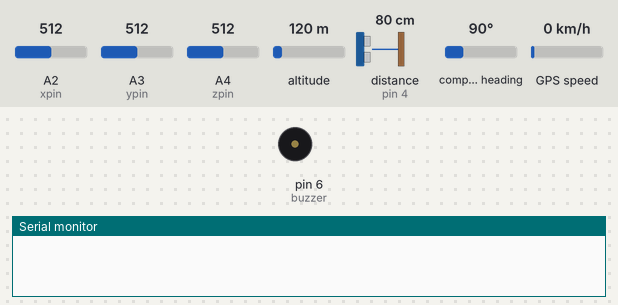
A sketch run on a simulated Arduino Uno, built with avr-gcc and run on an emulated ATmega328P. On the bench: buzzer (waves = sounding, pin HIGH), the last lines printed to the serial monitor. Wiring (inferred from the names in the program): ultrasonic range finder: trigger pin 2; echo pin 4. The test bench sets the inputs (shaded band); at power-on: distance to the obstacle (sensor on pin 4) 80 cm, A2 (xpin) = 512, A3 (ypin) = 512, A4 (zpin) = 512, altitude 120 m, compass heading 90°, GPS speed 0 km/h. The echo pulse lasts 58.3 µs per cm; the GPS gets a fix after 3 s at 37.7749, -122.4194 with 8 satellites; pins used as bus, display or sensor lines are not drawn.

Above: at 1.5 s.
1.6 s: distance to the obstacle (sensor on pin 4) set to 33 cm
4.9 s: distance to the obstacle (sensor on pin 4) set to 26 cm
At 6.1 s:
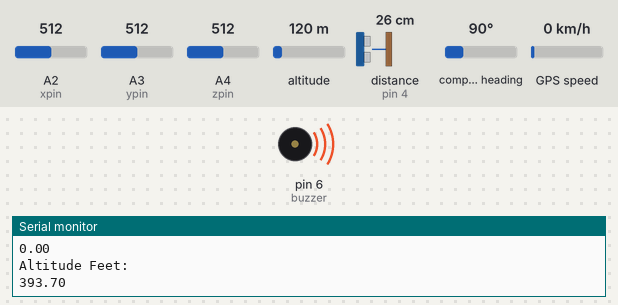
6.4 s: distance to the obstacle (sensor on pin 4) set to 35 cm
At 7.3 s:
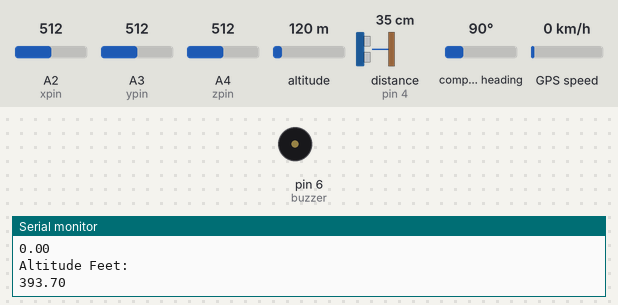
7.9 s: distance to the obstacle (sensor on pin 4) set to 2 cm
At 8.4 s:
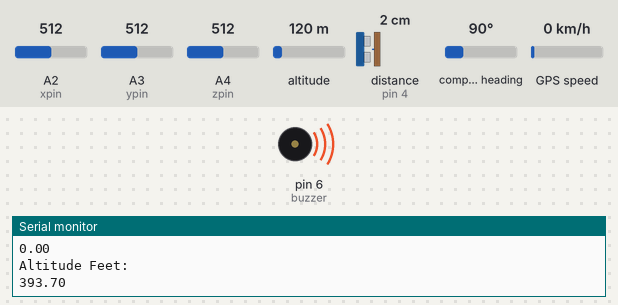
Timing chart, 0 to 10.4 s (numbered marks = the images above; inputs shaded):
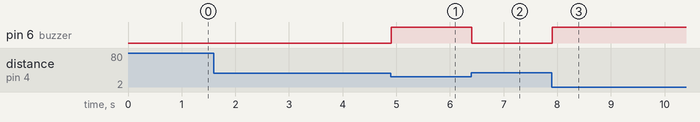

Measured:
- the behaviour switches between 31 and 30 cm on distance to the obstacle (sensor on pin 4) (found by bisection; images 0 and 1)
- after the input at 4.9 s, pin 6 (buzzer): LOW → HIGH at once
- after the input at 6.4 s, pin 6 (buzzer): HIGH → LOW at once
- after the input at 7.9 s, pin 6 (buzzer): LOW → HIGH at once

The sketch:

smart.ino
```cpp
#include "TinyGPS++.h"
#include "SoftwareSerial.h"

SoftwareSerial serial_connection(10, 11); //RX=pin 10, TX=pin 11
TinyGPSPlus gps;

float threshhold = 80.0;
const int trigPin = 2;
const int echoPin = 4;
const int buzzer = 6;

long duration;
int distance;
int safetyDistance;


const int xpin=A2;
const int ypin=A3;
const int zpin=A4;

float xval[100] = { 0 };
float yval[100] = { 0 };
float zval[100] = { 0 };
float xavg;
float yavg;
float zavg;
float calories;
int steps,mem=0, flag = 0,cnt=0,google=0;

void setup()
{
pinMode(trigPin, OUTPUT); // Sets the trigPin as an Output
pinMode(echoPin, INPUT); // Sets the echoPin as an Input
pinMode(buzzer, OUTPUT);
Serial.begin(9600); // Starts the serial communication
serial_connection.begin(9600);

calibrate();

}

void loop()
{
    int acc = 0;
    float avg=0;
    float totvect[100] = { 0 };
    float totave[100] = { 0 };
    float xaccl[100] = { 0 };
    float yaccl[100] = { 0 };
    float zaccl[100] = { 0 };

    cnt++;

      digitalWrite(trigPin, LOW);
      delayMicroseconds(2);

      // Sets the trigPin on HIGH state for 10 micro seconds
      digitalWrite(trigPin, HIGH);
      delayMicroseconds(10);
      digitalWrite(trigPin, LOW);

      // Reads the echoPin, returns the sound wave travel time in microseconds
      duration = pulseIn(echoPin, HIGH);

      // Calculating the distance
      distance= duration*0.034/2;

      safetyDistance = distance;
      if (safetyDistance <= 29){
        digitalWrite(buzzer, HIGH);

      }
      else{
        digitalWrite(buzzer, LOW);
      }


    for (int i = 0; i < 5; i++)
    {
        xaccl[i] = float(analogRead(xpin));
        delay(1);
        yaccl[i] = float(analogRead(ypin));
        delay(1);
        zaccl[i] = float(analogRead(zpin));
        delay(1);
        totvect[i] = sqrt(((xaccl[i] - xavg) * (xaccl[i] - xavg)) + ((yaccl[i] - yavg) * (yaccl[i] - yavg)) + ((zval[i] - zavg) * (zval[i] - zavg)));
        totave[i] = (totvect[i] + totvect[i - 1]) / 2;
     //  Serial.print("Tot Ave : ");
         avg=totave[i];


        if (totave[i] > threshhold && flag == 0)
        {
            steps = steps + 1;
            flag = 1;
            //Serial.println(totave[i]);
        }
        else if (totave[i] > threshhold && flag == 1) {
        }
        if (totave[i] < threshhold && flag == 1)
        {
            flag = 0;
        }
    }


      if(google==0)
      {
        while(serial_connection.available())//While there are characters to come from the GPS

          {

            gps.encode(serial_connection.read());//This feeds the serial NMEA data into the library one char at a time
          }
        if(gps.location.isUpdated())    //This will pretty much be fired all the time anyway but will at least reduce it to only after a package of NMEA data comes in
          {
            //Get the latest info from the gps object which it derived from the data sent by the GPS unit
            Serial.println("Satellite Count:");
            Serial.println(gps.satellites.value());
            Serial.println("Latitude:");
            Serial.println(gps.location.lat(), 6);
            Serial.println("Longitude:");
            Serial.println(gps.location.lng(), 6);
            google=1;
            Serial.println("Speed MPH:");
            Serial.println(gps.speed.mph());
            Serial.println("Altitude Feet:");
            Serial.println(gps.altitude.feet());


      }

  }


       if(mem != steps)
       {
            Serial.println(avg);
             mem=steps;
             Serial.println(steps/3);

        }


     //     }


}


void calibrate()
{
    digitalWrite(13, HIGH);
    float sum = 0;
    float sum1 = 0;
    float sum2 = 0;
    for (int i = 0; i < 100; i++) {
        xval[i] = float(analogRead(xpin));

        sum = xval[i] + sum;
    }
    delay(100);
    xavg = sum / 100.0;


    for (int j = 0; j < 100; j++) {
        xval[j] = float(analogRead(xpin));

        sum1 = xval[j] + sum1;
    }
    yavg = sum1 / 100.0;


    delay(100);
    for (int i = 0; i < 100; i++) {
        zval[i] = float(analogRead(zpin));

        sum2 = zval[i] + sum2;
    }
    zavg = sum2 / 100.0;
    delay(100);

}
```
